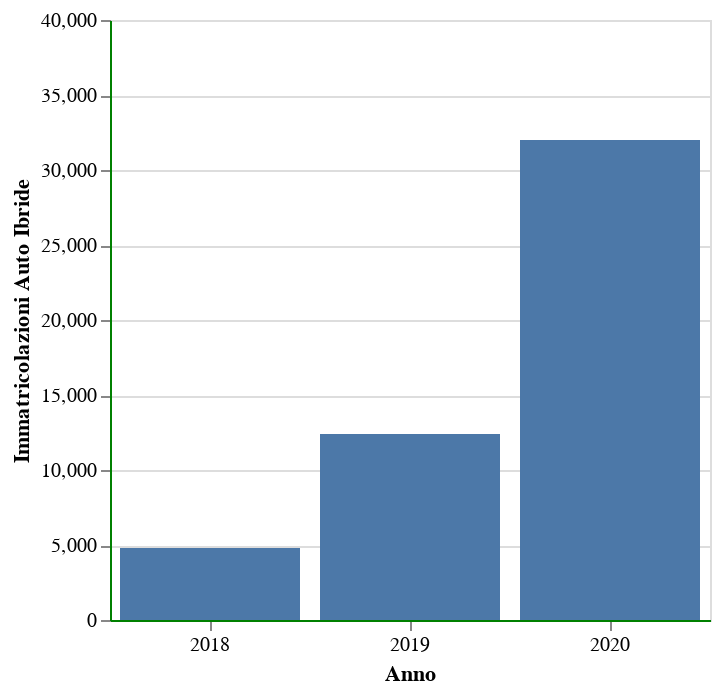

The code cell stored with this chart in its notebook:
### Markdown cell above
Now I can build the basic bar chart, by invoking the `mark_bar()` function of the `Chart()` class. The `Chart()` class receives as input the data frame `df` to be shown. In order to specify the mapping between the data and the visual aspect of the graph, the `altair` library provides the `encode()` function. With this function, I specify the mapping between the axes and the data. I also specify which information must be shown in the tooltip.

### Code cell
bar = alt.Chart(df).mark_bar().encode(
    alt.Y('Value'),
    alt.X('Year:N', title='Anno'),
    tooltip=[alt.Tooltip('Year:N', title='Anno'), alt.Tooltip('Value', format=',', title='Immatricolazioni')]     
)
bar

### Figure 1 — Vega-Lite specification as saved in the notebook (floating-point values rounded to 4 significant figures)
{"config": {"axis": {"domainColor": "green"}, "view": {"width": 300, "height": 300}, "title": {"fontSize": 20}}, "encoding": {"y": {"axis": {"title": "Immatricolazioni Auto Ibride"}, "scale": {"domain": [0, 40000]}, "type": "quantitative", "field": "Value"}, "x": {"axis": {"title": "Anno", "labelAngle": 0}, "type": "nominal", "field": "Year", "title": "Anno"}, "tooltip": [{"type": "nominal", "field": "Year", "title": "Anno"}, {"type": "quantitative", "field": "Value", "format": ",", "title": "Immatricolazioni"}]}, "data": {"name": "data-0caac22e0cde9bd71f1ead572e3ba5c1"}, "mark": "bar", "$schema": "https://vega.github.io/schema/vega-lite/v4.8.1.json", "datasets": {"data-0caac22e0cde9bd71f1ead572e3ba5c1": [{"Year": 2018, "Value": 4800}, {"Year": 2019, "Value": 12400}, {"Year": 2020, "Value": 32000}]}}
